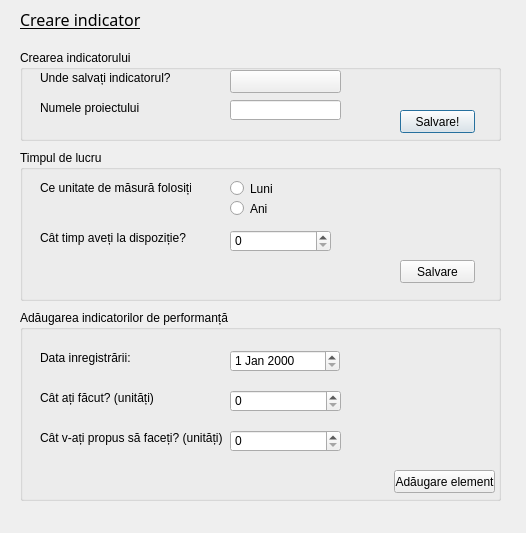
<?xml version="1.0" encoding="UTF-8"?>
<ui version="4.0">
 <class>Second_windows</class>
 <widget class="QDialog" name="Second_windows">
  <property name="geometry">
   <rect>
    <x>0</x>
    <y>0</y>
    <width>526</width>
    <height>533</height>
   </rect>
  </property>
  <property name="mouseTracking">
   <bool>false</bool>
  </property>
  <property name="windowTitle">
   <string>Dialog</string>
  </property>
  <widget class="QLabel" name="main_title_lable">
   <property name="geometry">
    <rect>
     <x>20</x>
     <y>10</y>
     <width>193</width>
     <height>19</height>
    </rect>
   </property>
   <property name="font">
    <font>
     <family>Century Gothic</family>
     <pointsize>12</pointsize>
     <weight>50</weight>
     <bold>false</bold>
     <underline>true</underline>
    </font>
   </property>
   <property name="text">
    <string>Creare indicator</string>
   </property>
  </widget>
  <widget class="QGroupBox" name="name_box">
   <property name="geometry">
    <rect>
     <x>20</x>
     <y>50</y>
     <width>481</width>
     <height>91</height>
    </rect>
   </property>
   <property name="title">
    <string>Crearea indicatorului</string>
   </property>
   <widget class="QPushButton" name="save_button_2">
    <property name="geometry">
     <rect>
      <x>380</x>
      <y>60</y>
      <width>75</width>
      <height>23</height>
     </rect>
    </property>
    <property name="text">
     <string>Salvare!</string>
    </property>
   </widget>
   <widget class="QLabel" name="title_label">
    <property name="geometry">
     <rect>
      <x>20</x>
      <y>50</y>
      <width>181</width>
      <height>16</height>
     </rect>
    </property>
    <property name="text">
     <string>Numele proiectului</string>
    </property>
   </widget>
   <widget class="QLineEdit" name="title_edit">
    <property name="geometry">
     <rect>
      <x>210</x>
      <y>50</y>
      <width>111</width>
      <height>20</height>
     </rect>
    </property>
   </widget>
   <widget class="QLabel" name="link_label">
    <property name="geometry">
     <rect>
      <x>20</x>
      <y>20</y>
      <width>191</width>
      <height>16</height>
     </rect>
    </property>
    <property name="text">
     <string>Unde salvați indicatorul?</string>
    </property>
   </widget>
   <widget class="QPushButton" name="link_button">
    <property name="geometry">
     <rect>
      <x>210</x>
      <y>20</y>
      <width>111</width>
      <height>23</height>
     </rect>
    </property>
    <property name="text">
     <string/>
    </property>
   </widget>
  </widget>
  <widget class="QGroupBox" name="add_box">
   <property name="geometry">
    <rect>
     <x>20</x>
     <y>310</y>
     <width>481</width>
     <height>191</height>
    </rect>
   </property>
   <property name="title">
    <string>Adăugarea indicatorilor de performanță</string>
   </property>
   <widget class="QLabel" name="time_set_lable">
    <property name="geometry">
     <rect>
      <x>20</x>
      <y>40</y>
      <width>91</width>
      <height>16</height>
     </rect>
    </property>
    <property name="text">
     <string>Data inregistrării:</string>
    </property>
   </widget>
   <widget class="QDateEdit" name="time_set_data">
    <property name="geometry">
     <rect>
      <x>210</x>
      <y>40</y>
      <width>110</width>
      <height>22</height>
     </rect>
    </property>
   </widget>
   <widget class="QLabel" name="progress_label">
    <property name="geometry">
     <rect>
      <x>20</x>
      <y>80</y>
      <width>191</width>
      <height>16</height>
     </rect>
    </property>
    <property name="text">
     <string>Cât ați făcut? (unități)</string>
    </property>
   </widget>
   <widget class="QPushButton" name="end_button_2">
    <property name="geometry">
     <rect>
      <x>374</x>
      <y>160</y>
      <width>101</width>
      <height>23</height>
     </rect>
    </property>
    <property name="text">
     <string>Adăugare element</string>
    </property>
   </widget>
   <widget class="QLabel" name="proposed_label">
    <property name="geometry">
     <rect>
      <x>20</x>
      <y>120</y>
      <width>191</width>
      <height>16</height>
     </rect>
    </property>
    <property name="text">
     <string>Cât v-ați propus să faceți? (unități)</string>
    </property>
   </widget>
   <widget class="QSpinBox" name="progress_spin">
    <property name="geometry">
     <rect>
      <x>210</x>
      <y>80</y>
      <width>111</width>
      <height>22</height>
     </rect>
    </property>
   </widget>
   <widget class="QSpinBox" name="proposed_spin">
    <property name="geometry">
     <rect>
      <x>210</x>
      <y>120</y>
      <width>111</width>
      <height>22</height>
     </rect>
    </property>
   </widget>
   <zorder>end_button_2</zorder>
   <zorder>time_set_lable</zorder>
   <zorder>time_set_data</zorder>
   <zorder>progress_label</zorder>
   <zorder>proposed_label</zorder>
   <zorder>progress_spin</zorder>
   <zorder>proposed_spin</zorder>
  </widget>
  <widget class="QGroupBox" name="time_box">
   <property name="geometry">
    <rect>
     <x>20</x>
     <y>150</y>
     <width>481</width>
     <height>151</height>
    </rect>
   </property>
   <property name="title">
    <string>Timpul de lucru</string>
   </property>
   <widget class="QRadioButton" name="time_unit_month">
    <property name="geometry">
     <rect>
      <x>210</x>
      <y>30</y>
      <width>82</width>
      <height>17</height>
     </rect>
    </property>
    <property name="text">
     <string>Luni</string>
    </property>
   </widget>
   <widget class="QPushButton" name="save_button">
    <property name="geometry">
     <rect>
      <x>380</x>
      <y>110</y>
      <width>75</width>
      <height>23</height>
     </rect>
    </property>
    <property name="text">
     <string>Salvare</string>
    </property>
   </widget>
   <widget class="QSpinBox" name="time_unit_spin">
    <property name="geometry">
     <rect>
      <x>210</x>
      <y>80</y>
      <width>101</width>
      <height>22</height>
     </rect>
    </property>
    <property name="minimumSize">
     <size>
      <width>101</width>
      <height>22</height>
     </size>
    </property>
    <property name="maximumSize">
     <size>
      <width>101</width>
      <height>16777215</height>
     </size>
    </property>
   </widget>
   <widget class="QLabel" name="time_unit_2">
    <property name="geometry">
     <rect>
      <x>20</x>
      <y>80</y>
      <width>181</width>
      <height>16</height>
     </rect>
    </property>
    <property name="text">
     <string>Cât timp aveți la dispoziție?</string>
    </property>
   </widget>
   <widget class="QLabel" name="time_unit_lable_1">
    <property name="geometry">
     <rect>
      <x>20</x>
      <y>30</y>
      <width>151</width>
      <height>16</height>
     </rect>
    </property>
    <property name="text">
     <string>Ce unitate de măsură folosiți?</string>
    </property>
   </widget>
   <widget class="QRadioButton" name="time_unit_year">
    <property name="geometry">
     <rect>
      <x>210</x>
      <y>50</y>
      <width>82</width>
      <height>17</height>
     </rect>
    </property>
    <property name="text">
     <string>Ani</string>
    </property>
   </widget>
  </widget>
 </widget>
 <resources/>
 <connections/>
</ui>
